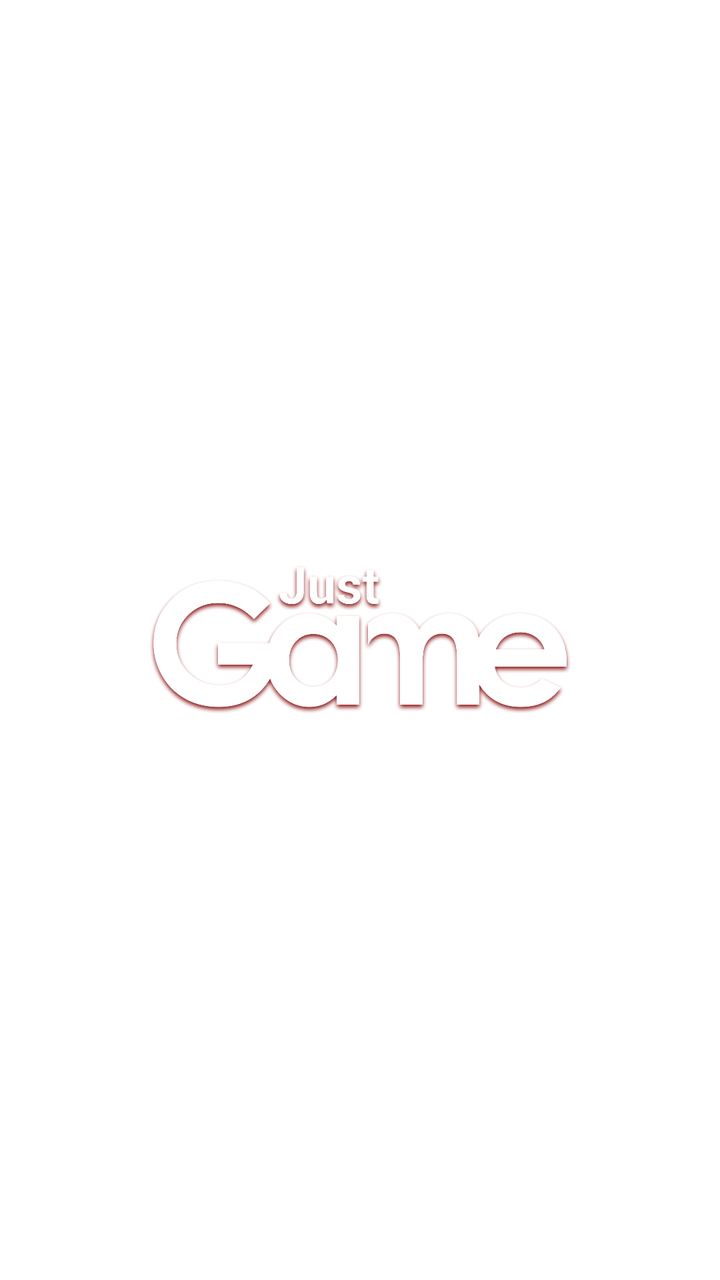
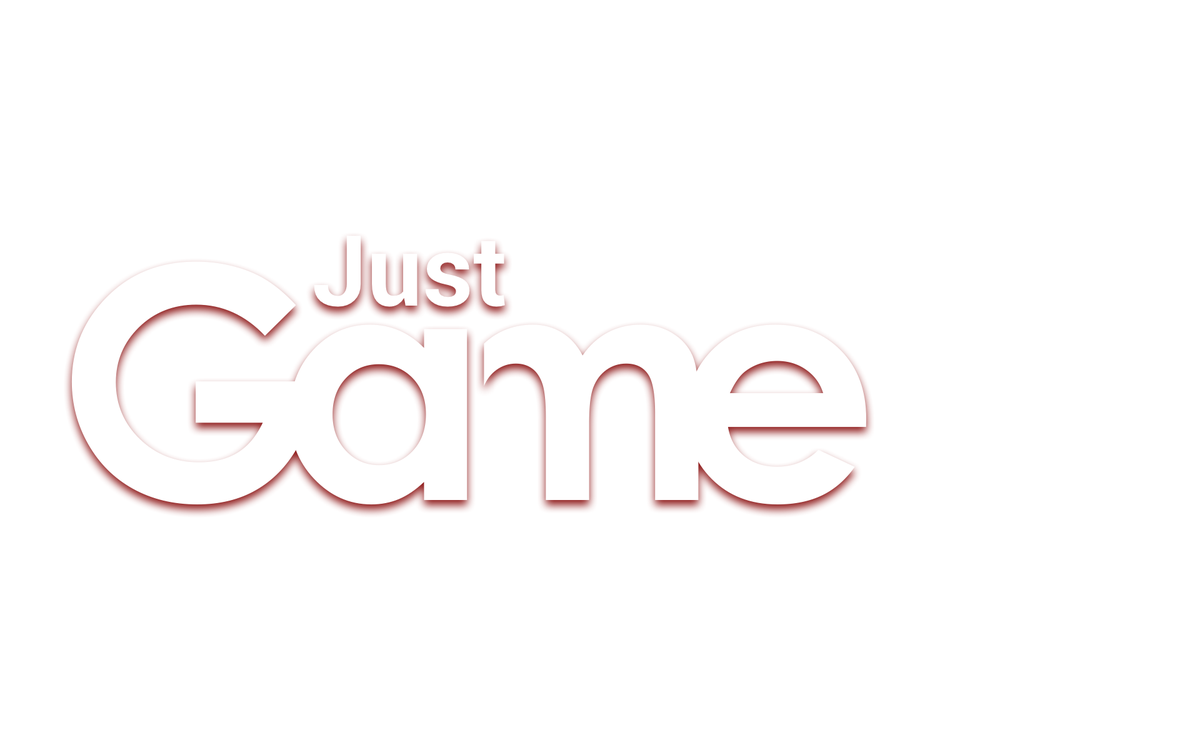

First picture: res/layout/ on a phone held upright. Second picture: the repository's own variant of that layout, on a device whose configuration matches the variant's folder. Source for both follows.
<!-- AndroidManifest.xml: fallback theme Theme.MaterialComponents.DayNight.NoActionBar -->
<!-- res/layout/splash_screen_activity.xml -->
<?xml version="1.0" encoding="utf-8"?>
<RelativeLayout xmlns:android="http://schemas.android.com/apk/res/android"
    xmlns:tools="http://schemas.android.com/tools"
    android:layout_width="match_parent"
    android:layout_height="match_parent"
    android:background="@drawable/bkg_splash"
    android:orientation="horizontal"
    tools:context="fr.justgame.quickcolor.intro.SplashScreen">

    <ImageView
        android:id="@+id/iv_logo"
        android:layout_width="424dp"
        android:layout_height="wrap_content"
        android:layout_centerInParent="true"
        android:layout_marginStart="148.67dp"
        android:src="@drawable/logo_splash" />

</RelativeLayout>
<!-- resources referenced by this layout -->
<resources>
  <!-- drawable logo_splash: png bitmap (drawable, 77372 bytes) -->
</resources>
<!-- res/layout-w720dp/splash_screen_activity.xml (the repository's variant of the layout above) -->
<!-- drawn on a 7-inch tablet turned sideways -->
<?xml version="1.0" encoding="utf-8"?>
<FrameLayout xmlns:android="http://schemas.android.com/apk/res/android"
    xmlns:app="http://schemas.android.com/apk/res-auto"
    xmlns:tools="http://schemas.android.com/tools"
    android:layout_width="match_parent"
    android:layout_height="match_parent"
    android:background="@drawable/bkg_splash"
    android:orientation="horizontal"
    tools:context="fr.justgame.quickcolor.intro.SplashScreen">

    <ImageView
        android:id="@+id/iv_logo"
        android:layout_width="wrap_content"
        android:layout_height="wrap_content"
        android:layout_centerInParent="true"
        android:layout_gravity="center_vertical"
        android:layout_margin="50dp"
        android:src="@drawable/logo_splash" />

</FrameLayout>
